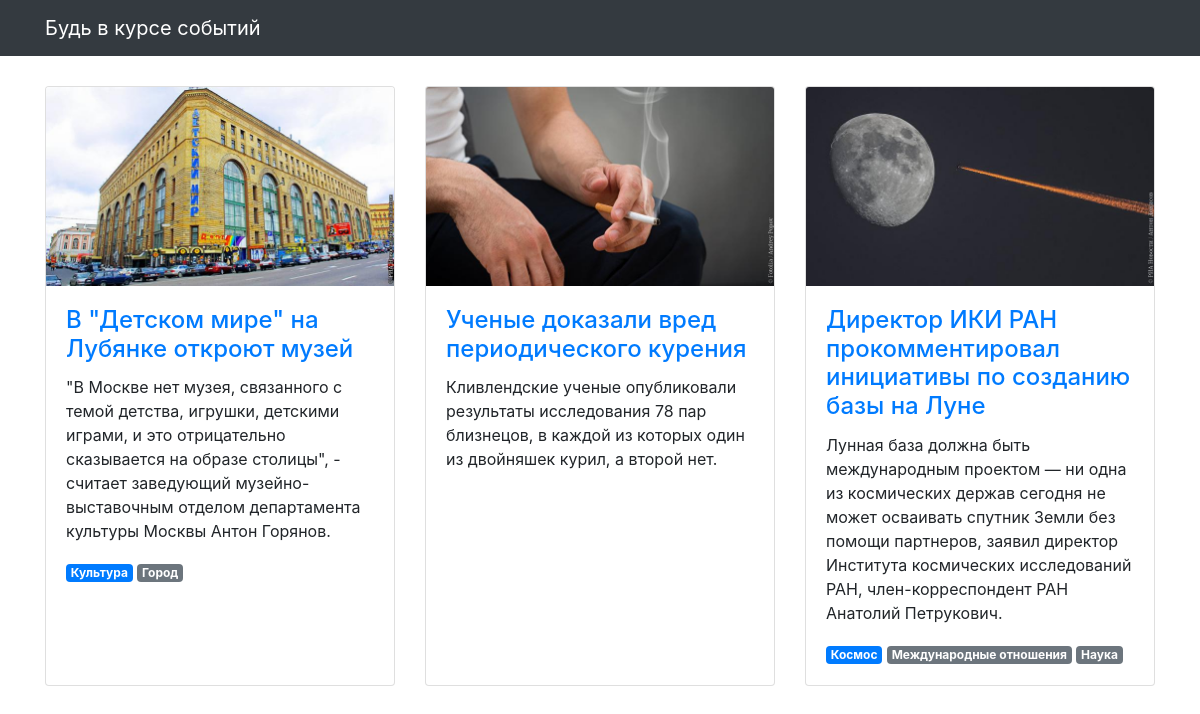
The page / on the database its author committed.
### articles/models.py (models this page shows, shortened)
class Article(models.Model):
    title = models.CharField(max_length=256, verbose_name='Название')
    text = models.TextField(verbose_name='Текст')
    published_at = models.DateTimeField(verbose_name='Дата публикации')
    image = models.ImageField(null=True, blank=True, verbose_name='Изображение')
    scopes = models.ManyToManyField(Section, through='Tags')
    class Meta:
        verbose_name = 'Статья'
        verbose_name_plural = 'Статьи'
    def __str__(self):
        return self.title

class Section(models.Model):
    name = models.CharField(max_length=50, verbose_name='Название')
    class Meta:
        verbose_name = 'Разделы'

### articles/views.py (the view)
# urls.py: path('', articles_list, name='articles'),
def articles_list(request):
    scopes = []
    template = 'articles/news.html'
    articles = Article.objects.all()
    for article in articles:
        article_dict = {'article':article, 'tags': ''}
        tag_list = []
        all_tags = article.tags.all()
        for tag in all_tags:
            tag_dict =  {'name': tag.section.name, 'main': tag.main}
            tag_list.append(tag_dict)
        tag_list = sorted(tag_list, key=lambda k: k['main'], reverse=True)
        article_dict['tags'] = tag_list
        scopes.append(article_dict)
    print(scopes)
    context = {'object_list': scopes}
    ordering = '-published_at'
    return render(request, template, context)

### templates/articles/news.html (shortened to what this page needs)
{% extends "articles/base.html" %}
{% load static %}
{% block content %}
<div class="row">
  {% for article in object_list %}
  <div class="col-lg-4 col-sm-6 portfolio-item">
    <div class="card h-100">
      <a href="#"><img class="card-img-top" src="{% get_media_prefix %}{{ article.article.image }}" alt=""></a>
      <div class="card-body">
        <h4 class="card-title">
          <a href="#">{{ article.article.title }}</a>
        </h4>
        <p class="card-text">{{ article.article.text }}</p>
        {% for scope in article.tags %}
          <span class="badge {% if scope.main %}badge-primary{% else %}badge-secondary{% endif %}">{{ scope.name }}</span>
        {% endfor %}
      </div>
    </div>
  </div>
  {% endfor %}
</div>
{% endblock %}

### templates/articles/base.html (shortened to what this page needs)
<!DOCTYPE html>
{% load static %}
<html>
  <head>
    <link href="{% static  "css/bootstrap.min.css"  %}" rel="stylesheet">
    <link href="{% static  "css/3-col-portfolio.css" %}" rel="stylesheet">
  </head>
  <body>
    <nav class="navbar navbar-expand-lg navbar-dark bg-dark fixed-top">
      <div class="container">
        <a class="navbar-brand" href="#">Будь в курсе событий</a>
      </div>
    </nav>
    <div class="container">{% block content %}{% endblock %}</div>
  </body>
</html>

### static/css/3-col-portfolio.css (style rules this page uses)
body { padding-top: 84px; padding-bottom: 84px; }
@media (min-width: 992px) { body { padding-top: 86px; padding-bottom: 86px; } }

### rows shown on the page
Article: article.image (picture), article "В \"Детском мире\" на Лубянке откроют музей", article.text "\"В Москве нет музея, связанного с темой детства, игрушки, детскими играми, и это отрицательно сказывается на образе столицы\", - считает заведующий музейно-выставочным отделом департамента культуры Москвы Антон Горянов."
Section: name "Культура"
Section: name "Город"
Article: article.image (picture), article "Ученые доказали вред периодического курения", article.text "Кливлендские ученые опубликовали результаты исследования 78 пар близнецов, в каждой из которых один из двойняшек курил, а второй нет."
Article: article.image (picture), article "Директор ИКИ РАН прокомментировал инициативы по созданию базы на Луне", article.text "Лунная база должна быть международным проектом — ни одна из космических держав сегодня не может осваивать спутник Земли без помощи партнеров, заявил директор Института космических исследований РАН, член-корреспондент РАН Анатолий Петрукович."
Section: name "Космос"
Section: name "Международные отношения"
Section: name "Наука"
